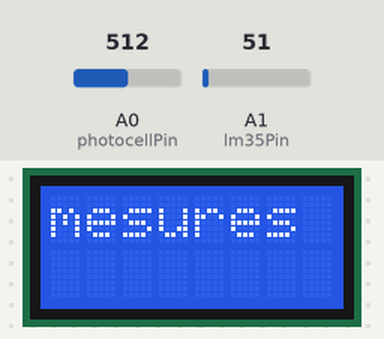
A program run on a simulated Arduino Uno, built with avr-gcc and run on an emulated ATmega328P. On the bench: 8×2 character LCD. The inputs (shaded band) are chosen by the test bench; at power-on: A0 (photocellPin) = 512, A1 (lm35Pin) = 51.

Above: at 2.1 s.
At 5.2 s:
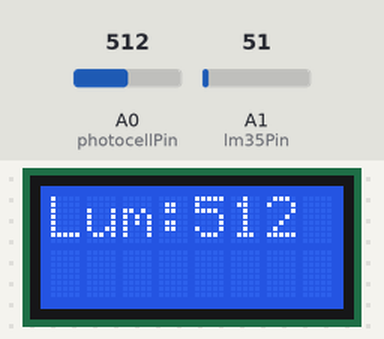
5.3 s: A0 (photocellPin) set to 716
At 8.3 s:
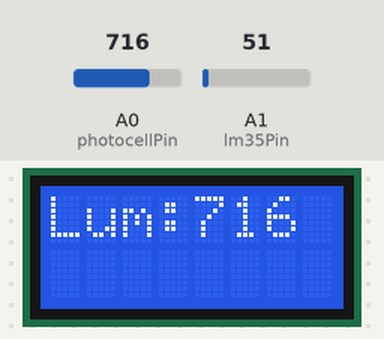
12.8 s: A0 (photocellPin) set to 900
At 14.5 s:
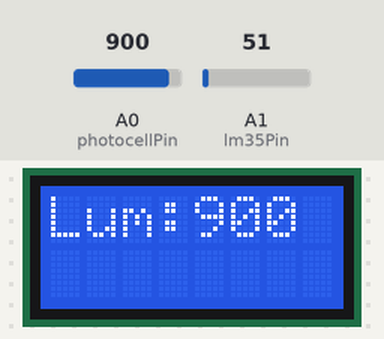
16.5 s: A0 (photocellPin) set to 1023
At 19.4 s:
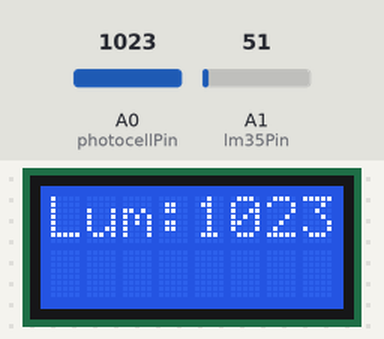
Timing chart, 0 to 20.9 s (numbered marks = the images above; inputs shaded):
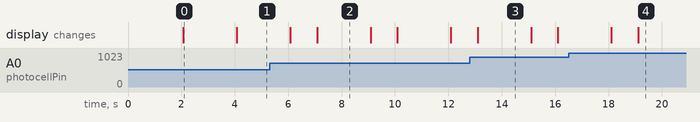

The program:

main.cpp
```cpp
/* affichage sur un LCD_PVC160101P d'ancienne génération
 lcd 16 x1  (16 caractères sur 1 ligne)
 pas de rétroéclairage. donc pas de A et K en 13 & 14 du lcd
 soit 1 ligne

mars 2017
NOTA : programme fonctionnel, mais de grande variation de température
avec le lm35. T°C= 14°C à 40 °C
à revoir

library : LiquidCrystalFast Library

// ********************** ma version ***********************
LiquidCrystalFast lcd(rs, rw, enable, d4, d5, d6, d7);
The circuit:
* LCD RS pin to digital pin 0       0 remplace 12
* LCD RW pin to digital pin 9       9 remplace 10
* LCD Enable to digital pin 1   1 remplace 11
* LCD d4 pin to digital pin 2       2 remplace 5
* LCD d5 pin to digital pin 3       3 remplace 4
* LCD d6 pin to digital pin 4       4 remplace 3
* LCD d7 pin to digital pin 5       5 remplace 2
* potentiometre de 10K ohms sur LCD broche 3 -V0
* VCC +5V and VSS GND
// *************** ma version *************************

En mode 4 bits, les broches à connecter à l’Arduino sont donc  :
RS, EN, DB4, DB5, DB6 et DB7 ainsi que, de façon optionnelle, RW.

// ****************************************************

Library originally added 18 Apr 2008
by David A. Mellis
library modified 5 Jul 2009
by Limor Fried (http://www.ladyada.net)
example added 9 Jul 2009
by Tom Igoe
modified 25 July 2009
by David A. Mellis

http://www.pjrc.com/teensy/td_libs_LiquidCrystal.html
http://www.arduino.cc/en/Tutorial/LiquidCrystal
*/

// include the library code:
#include <Arduino.h>
#include <SPI.h>
#include <LiquidCrystalFast.h>

// initialize the library with the numbers of the interface pins
LiquidCrystalFast lcd(0, 9, 1, 2, 3, 4, 5);
         // LCD pins: RS  RW  En  D4 D5 D6 D7

//On definit les pin sur l'Arduino
// lumière = photorésistance
// température = LM35

int photocellPin = 0; // the cell and 10K pulldown are connected to a0
const int lm35Pin = A1;

// les variables
int photocellReading; // the analog reading from the analog resistor divider
float temperature;


// ================================ SETUP =============================

void setup() {
  pinMode(lm35Pin,INPUT);


  // set up the LCD's number of columns (16) and rows (2):
  lcd.begin(8, 2);                      // test avec écran à 1 ligne !!! ça fonctionne
                                        // tout le texte s'affiche sur 1 ligne de 16 caractères
  lcd.clear();                          // on nettoie l'écran
  lcd.setCursor(0, 0);                 //ici, on se positionne en colonne 0, ligne 0
  lcd.print("**** BONJOUR ****");
  delay(2000);
  lcd.clear();
  lcd.setCursor(0, 0);
  lcd.print("mesures :Lux / T");      // Print a message to the LCD.

  delay (2000);                       // on attend 2 s
  lcd.clear();                        // on nettoie l'écran

} // fin setup

// on definit la fonction temperature
void mesuretemp () {
  temperature = (5.0 * analogRead(lm35Pin) *100.0) / 1024;
}
// on definit la fonction mesur lumière
void mesurelux () {
  photocellReading = analogRead(photocellPin);
}

void loop() {
  // on calcule
 mesurelux();
 mesuretemp();

// on traite pour le lcd
  lcd.setCursor(0, 0);            // on se place au début
// au lieu d'ecrire le tout sur une ligne et de convertir en String les valeurs numériques
// on écrit sur 2 lignes qui s'écriront sur 1 seule ligne de 16 caractères
  lcd.print("Lum:");
  lcd.print(photocellReading);
  lcd.print(" Tc:");
  lcd.print(temperature);

  delay(2000);
  lcd.clear();

  delay(1000);

} // fin loop
```

Measured:
- after the input at 5.3 s, the display: first differs from a run without the input after 1.8 s (image 2)
- after the input at 12.8 s, the display: changes after 0.29 s (image 3)
- after the input at 16.5 s, the display: first differs from a run without the input after 2.6 s (image 4)
- what the display in image 0 shows lasts 2.0 s, from 2.1 s to 4.1 s
